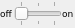
<?xml version="1.0" encoding="UTF-8"?>
<ui version="4.0">
 <class>ControlBarTables</class>
 <widget class="QWidget" name="ControlBarTables">
  <property name="geometry">
   <rect>
    <x>0</x>
    <y>0</y>
    <width>75</width>
    <height>28</height>
   </rect>
  </property>
  <property name="windowTitle">
   <string>Form</string>
  </property>
  <layout class="QHBoxLayout" name="horizontalLayout_2">
   <property name="spacing">
    <number>0</number>
   </property>
   <property name="margin">
    <number>0</number>
   </property>
   <item>
    <layout class="QHBoxLayout" name="horizontalLayout">
     <property name="spacing">
      <number>0</number>
     </property>
     <item>
      <widget class="QLabel" name="label_6">
       <property name="maximumSize">
        <size>
         <width>24</width>
         <height>16777215</height>
        </size>
       </property>
       <property name="font">
        <font>
         <family>Verdana</family>
         <pointsize>7</pointsize>
        </font>
       </property>
       <property name="text">
        <string>off</string>
       </property>
      </widget>
     </item>
     <item>
      <widget class="QSlider" name="slider">
       <property name="minimumSize">
        <size>
         <width>48</width>
         <height>0</height>
        </size>
       </property>
       <property name="maximumSize">
        <size>
         <width>48</width>
         <height>16777215</height>
        </size>
       </property>
       <property name="toolTip">
        <string>&lt;html&gt;&lt;head/&gt;&lt;body&gt;&lt;p&gt;&lt;span style=&quot; font-weight:600;&quot;&gt;Left&lt;/span&gt;   = data not received, no widget visible&lt;/p&gt;&lt;p&gt;&lt;span style=&quot; font-weight:600;&quot;&gt;Mid&lt;/span&gt;    = data received, but no widget visible&lt;/p&gt;&lt;p&gt;&lt;span style=&quot; font-weight:600;&quot;&gt;Right&lt;/span&gt; = data received, widget visible according to saved config&lt;/p&gt;&lt;/body&gt;&lt;/html&gt;</string>
       </property>
       <property name="maximum">
        <number>2</number>
       </property>
       <property name="pageStep">
        <number>1</number>
       </property>
       <property name="orientation">
        <enum>Qt::Horizontal</enum>
       </property>
       <property name="tickPosition">
        <enum>QSlider::TicksBothSides</enum>
       </property>
       <property name="tickInterval">
        <number>0</number>
       </property>
      </widget>
     </item>
     <item>
      <widget class="QLabel" name="label_7">
       <property name="maximumSize">
        <size>
         <width>24</width>
         <height>16777215</height>
        </size>
       </property>
       <property name="font">
        <font>
         <family>Verdana</family>
         <pointsize>7</pointsize>
        </font>
       </property>
       <property name="text">
        <string>on</string>
       </property>
      </widget>
     </item>
    </layout>
   </item>
  </layout>
 </widget>
 <resources/>
 <connections/>
</ui>
